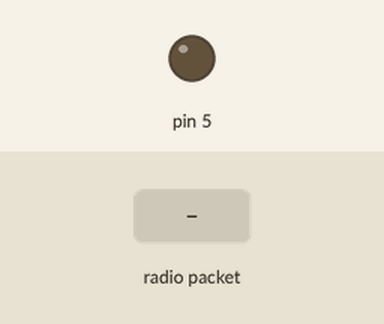
A sketch run on a simulated Arduino Uno, built with avr-gcc and run on an emulated ATmega328P. Parts: output pins drawn as LEDs (lit = HIGH). Inputs (shaded band) come from the test bench. No radio packets arrive unless stated; what the sketch prints to the serial monitor is not drawn.

Above: at 1.2 s.
1.3 s: radio packet "1" arrives
Timing chart, 0 to 4.3 s (numbered marks = the images above; inputs shaded):
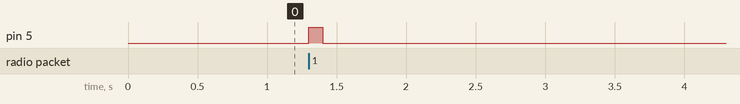

Measured:
- after the input at 1.3 s, pin 5: LOW → HIGH at once, → LOW 0.10 s later

The sketch:

Uno_RF24-demo_recv.ino
```cpp
/*
* Arduino Wireless Communication Tutorial
*       Example 1 - Receiver Code
*
* by Dejan Nedelkovski, www.HowToMechatronics.com
*
* Library: TMRh20/RF24, https://github.com/tmrh20/RF24/
*/
#include <SPI.h>
#include <nRF24L01.h>
#include <RF24.h>
RF24 radio(7, 8); // CE, CSN
const byte address[6] = "00001";
void setup() {
  Serial.begin(9600);
  radio.begin();
  radio.openReadingPipe(0, address);
  radio.setPALevel(RF24_PA_MIN);
  radio.startListening();

  pinMode(5, OUTPUT);
  digitalWrite(5, LOW);
}
void loop() {
  //Serial.println("Listening...");
  if (radio.available()) {
    char text[32] = "";
    radio.read(&text, sizeof(text));
    digitalWrite(5, HIGH);
    Serial.println(text);
    delay(100);
    digitalWrite(5, LOW);
  }
  //delay(1000);
}
```
